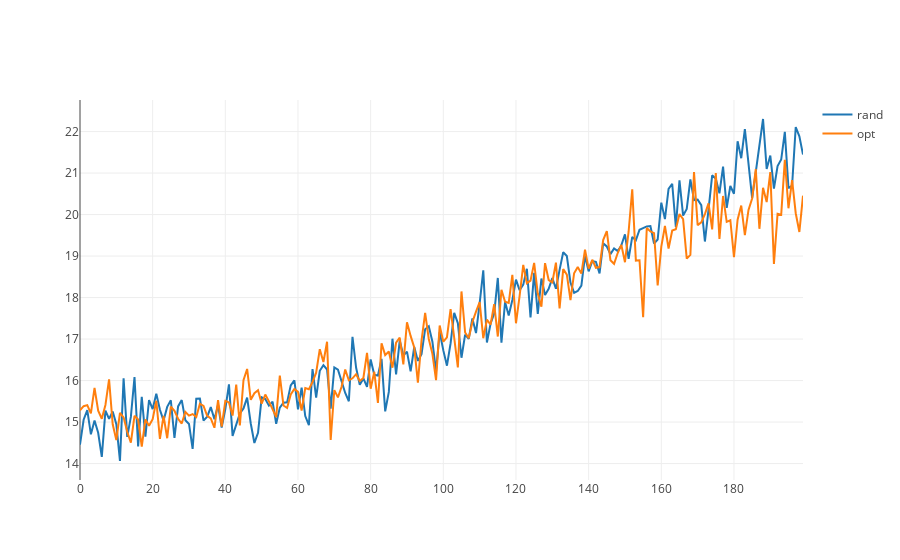
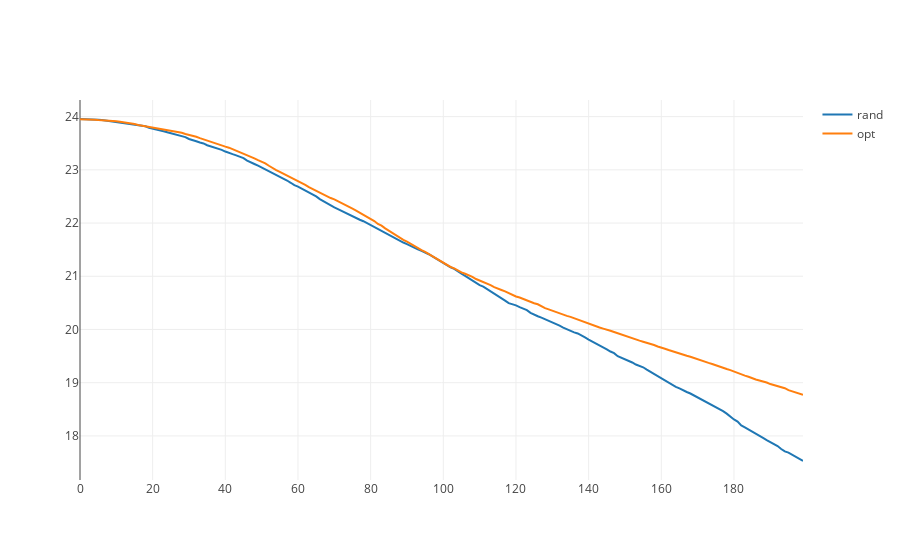

Here is the notebook cell these charts were saved with, in order:
### Markdown cell above
For each strategy, we plot the response entropy and distance to the true shape as a function of iteration.

### Code cell
variances = np.mean(np.array(all_vars), axis = 0)
distances = np.mean(np.array(all_dists), axis = 0)

iplot([go.Scatter(x = range(n_its), y = variances[:n_its], name = "rand"),
       go.Scatter(x = range(n_its), y = variances[n_its:], name = "opt")])
iplot([go.Scatter(x = range(n_its), y = distances[:n_its], name = "rand"),
       go.Scatter(x = range(n_its), y = distances[n_its:], name = "opt")])

### Figure 1 — Plotly figure (JSON) as saved in the notebook; plotly's stock layout.template omitted (floating-point values rounded to 4 significant figures; data arrays with more than 128 entries replaced by an {"elided": "..."} marker saying what was removed)
{"data": [{"name": "rand", "type": "scatter", "x": {"elided": "200 int values"}, "y": {"elided": "200 float values"}}, {"name": "opt", "type": "scatter", "x": {"elided": "200 int values"}, "y": {"elided": "200 float values"}}], "layout": {}}

### Figure 2 — Plotly figure (JSON) as saved in the notebook; plotly's stock layout.template omitted (floating-point values rounded to 4 significant figures; data arrays with more than 128 entries replaced by an {"elided": "..."} marker saying what was removed)
{"data": [{"name": "rand", "type": "scatter", "x": {"elided": "200 int values"}, "y": {"elided": "200 float values"}}, {"name": "opt", "type": "scatter", "x": {"elided": "200 int values"}, "y": {"elided": "200 float values"}}], "layout": {}}
